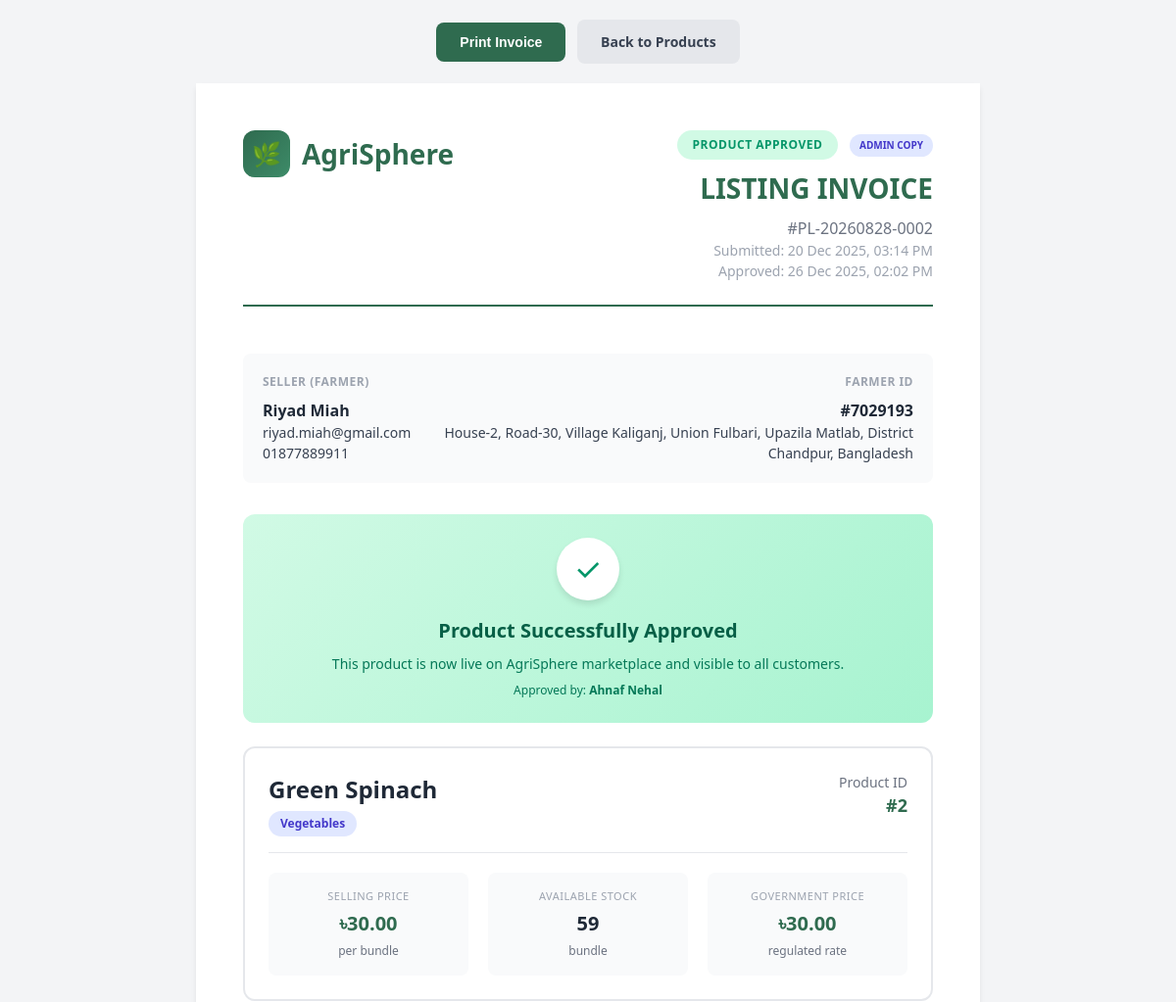
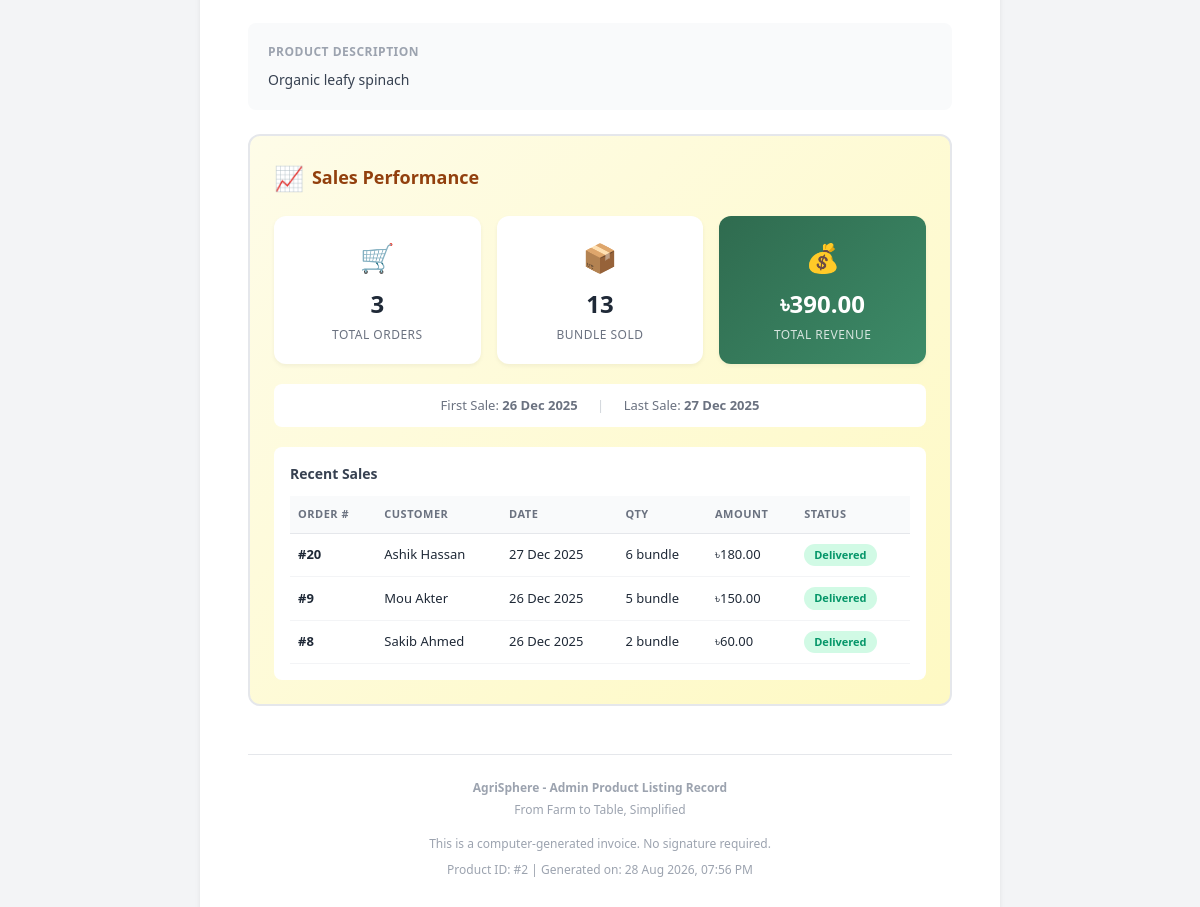
Screenshot of /admin/product_invoice.php?id=2 (signed in) with the database file from the repository (2 pictures, top to bottom).
### tables this page shows
CREATE TABLE `order_items` (
  `order_item_id` int(11) NOT NULL AUTO_INCREMENT,
  `order_id` int(11) NOT NULL,
  `product_id` int(11) NOT NULL,
  `quantity` int(11) NOT NULL,
  `price_per_unit` decimal(10,2) DEFAULT NULL,
  PRIMARY KEY (`order_item_id`),
  KEY `fk_orderitem_order` (`order_id`),
  KEY `fk_orderitem_product` (`product_id`),
  CONSTRAINT `fk_orderitem_order` FOREIGN KEY (`order_id`) REFERENCES `customer_order` (`order_id`) ON DELETE CASCADE ON UPDATE CASCADE,
  CONSTRAINT `fk_orderitem_product` FOREIGN KEY (`product_id`) REFERENCES `farm_product` (`product_id`) ON UPDATE CASCADE
);

CREATE TABLE `customer_order` (
  `order_id` int(11) NOT NULL AUTO_INCREMENT,
  `customer_id` int(11) NOT NULL,
  `total_amount` decimal(10,2) DEFAULT NULL,
  `order_date` datetime NOT NULL,
  `status` varchar(50) DEFAULT NULL,
  `processed_at` datetime DEFAULT NULL,
  `shipped_at` datetime DEFAULT NULL,
  `delivered_at` datetime DEFAULT NULL,
  `cancelled_at` datetime DEFAULT NULL,
  `updated_by` int(11) DEFAULT NULL,
  PRIMARY KEY (`order_id`),
  KEY `fk_order_customer` (`customer_id`),
  CONSTRAINT `fk_order_customer` FOREIGN KEY (`customer_id`) REFERENCES `customer` (`customer_id`) ON DELETE CASCADE ON UPDATE CASCADE
);

### includes/functions.php (called while the page is built, shortened)
<?php
function sanitize($input) {
    return htmlspecialchars(strip_tags(trim((string)($input ?? ''))), ENT_QUOTES, 'UTF-8');
}
function formatCurrency($amount) {
    return CURRENCY . number_format($amount, 2);
}
function formatDate($date, $format = 'd M Y') {
    return date($format, strtotime($date));
}

### admin/product_invoice.php (the view, shortened to what this page needs)
<?php
require_once __DIR__ . '/../includes/db.php';
require_once __DIR__ . '/../includes/functions.php';
$productId = (int)($_GET['id'] ?? 0);
$stmt = $conn->prepare("
    SELECT fp.*, c.category_name,
           COALESCE(fi.quantity_available, 0) as stock_quantity,
           gp.price_per_unit as govt_price,
           u.First_name, u.Last_name, u.Email, u.Phone,
           f.address as farmer_address,
           CONCAT(approver.First_name, ' ', approver.Last_name) as approved_by_name
    FROM farm_product fp
    JOIN category c ON fp.category_id = c.category_id
    JOIN user u ON fp.farmer_id = u.User_id
    LEFT JOIN farmer f ON fp.farmer_id = f.farmer_id
    LEFT JOIN farm_inventory fi ON fp.product_id = fi.product_id
    LEFT JOIN government_prices gp ON LOWER(fp.product_name) = LOWER(gp.product_name)
    LEFT JOIN user approver ON fp.approved_by = approver.User_id
    WHERE fp.product_id = ? AND fp.status = 'approved'
");
$stmt->bind_param("i", $productId);
$stmt->execute();
$product = $stmt->get_result()->fetch_assoc();
$invoiceNumber = 'PL-' . date('Ymd') . '-' . str_pad($productId, 4, '0', STR_PAD_LEFT);
$submittedAt = $product['submitted_at'] ?? $product['created_at'] ?? date('Y-m-d H:i:s');
$approvedAt = $product['approved_at'] ?? $product['updated_at'] ?? date('Y-m-d H:i:s');
$approvedByName = $product['approved_by_name'] ?? 'System Admin';
$salesStmt = $conn->prepare("
    SELECT
        COUNT(DISTINCT oi.order_id) as total_orders,
        COALESCE(SUM(oi.quantity), 0) as total_quantity_sold,
        COALESCE(SUM(oi.quantity * oi.price_per_unit), 0) as total_revenue,
        MIN(co.order_date) as first_sale_date,
        MAX(co.order_date) as last_sale_date
    FROM order_items oi
    JOIN customer_order co ON oi.order_id = co.order_id
    WHERE oi.product_id = ? AND co.status != 'Cancelled'
");
$salesStmt->bind_param("i", $productId);
$salesStmt->execute();
$salesData = $salesStmt->get_result()->fetch_assoc();
$totalOrders = $salesData['total_orders'] ?? 0;
$totalQuantitySold = $salesData['total_quantity_sold'] ?? 0;
$totalRevenue = $salesData['total_revenue'] ?? 0;
$firstSaleDate = $salesData['first_sale_date'];
$lastSaleDate = $salesData['last_sale_date'];
$recentSalesStmt = $conn->prepare("
    SELECT oi.*, co.order_date, co.status,
           CONCAT(u.First_name, ' ', u.Last_name) as customer_name
    FROM order_items oi
    JOIN customer_order co ON oi.order_id = co.order_id
    JOIN user u ON co.customer_id = u.User_id
    WHERE oi.product_id = ?
    ORDER BY co.order_date DESC
    LIMIT 5
");
$recentSalesStmt->bind_param("i", $productId);
$recentSalesStmt->execute();
$recentSales = $recentSalesStmt->get_result()->fetch_all(MYSQLI_ASSOC);
?>
<!DOCTYPE html>
<html lang="en">
<head>
</head>
<body>
    <div class="actions">
        <button class="btn btn-primary" onclick="window.print()">
            Print Invoice
        </button>
        <a href="products.php" class="btn btn-secondary">
            Back to Products
        </a>
    </div>
    <div class="invoice">
        <div class="header">
            <div class="logo">
                <div class="logo-icon">
                    <span>&#127807;</span>
                </div>
                <span class="logo-text">AgriSphere</span>
            </div>
            <div class="invoice-info">
                <div class="invoice-badge">Product Approved</div>
                <span class="admin-badge">Admin Copy</span>
                <div class="invoice-title">LISTING INVOICE</div>
                <div class="invoice-number">#<?php echo $invoiceNumber; ?></div>
                <div class="invoice-date">Submitted: <?php echo formatDate($submittedAt, 'd M Y, h:i A'); ?></div>
                <div class="invoice-date">Approved: <?php echo formatDate($approvedAt, 'd M Y, h:i A'); ?></div>
            </div>
        </div>
        <div class="farmer-info">
            <div>
                <h4>Seller (Farmer)</h4>
                <p><strong><?php echo sanitize($product['First_name'] . ' ' . $product['Last_name']); ?></strong></p>
                <p><?php echo sanitize($product['Email']); ?></p>
                <p><?php echo sanitize($product['Phone'] ?? ''); ?></p>
            </div>
            <div style="text-align: right;">
                <h4>Farmer ID</h4>
                <p><strong>#<?php echo $product['farmer_id']; ?></strong></p>
                <p><?php echo nl2br(sanitize($product['farmer_address'] ?? '')); ?></p>
            </div>
        </div>
        <div class="approval-section">
            <div class="approval-icon">&#10003;</div>
            <div class="approval-title">Product Successfully Approved</div>
            <div class="approval-text">This product is now live on AgriSphere marketplace and visible to all customers.</div>
            <div class="approval-text" style="margin-top: 8px; font-size: 12px;">Approved by: <strong><?php echo sanitize($approvedByName); ?></strong></div>
        </div>
        <div class="product-card">
            <div class="product-header">
                <div>
                    <div class="product-name"><?php echo sanitize($product['product_name']); ?></div>
                    <span class="product-category"><?php echo sanitize($product['category_name']); ?></span>
                </div>
                <div class="product-id">
                    Product ID<br>
                    <strong>#<?php echo $product['product_id']; ?></strong>
                </div>
            </div>
            <?php
            $standardPrice = $product['govt_price'] ?? $product['price_per_unit'];
            ?>
            <div class="product-details">
                <div class="detail-box">
                    <div class="detail-label">Selling Price</div>
                    <div class="detail-value price"><?php echo formatCurrency($standardPrice); ?></div>
                    <div class="detail-sub">per <?php echo sanitize($product['unit']); ?></div>
                </div>
                <div class="detail-box">
                    <div class="detail-label">Available Stock</div>
                    <div class="detail-value"><?php echo number_format($product['stock_quantity']); ?></div>
                    <div class="detail-sub"><?php echo sanitize($product['unit']); ?></div>
                </div>
                <div class="detail-box">
                    <div class="detail-label">Government Price</div>
                    <div class="detail-value price"><?php echo formatCurrency($standardPrice); ?></div>
                    <div class="detail-sub">regulated rate</div>
                </div>
            </div>
        </div>
        <?php if ($product['description']): ?>
        <div class="description-section">
            <h4>Product Description</h4>
            <p><?php echo nl2br(sanitize($product['description'])); ?></p>
        </div>
        <?php endif; ?>
        <div class="sales-section">
            <div class="sales-header">
                <h3><span class="sales-icon">&#128200;</span> Sales Performance</h3>
            </div>
            <div class="sales-stats">
                <div class="sales-stat-box">
                    <div class="sales-stat-icon orders">&#128722;</div>
                    <div class="sales-stat-value"><?php echo number_format($totalOrders); ?></div>
                    <div class="sales-stat-label">Total Orders</div>
                </div>
                <div class="sales-stat-box">
                    <div class="sales-stat-icon quantity">&#128230;</div>
                    <div class="sales-stat-value"><?php echo number_format($totalQuantitySold); ?></div>
                    <div class="sales-stat-label"><?php echo sanitize($product['unit']); ?> Sold</div>
                </div>
                <div class="sales-stat-box highlight">
                    <div class="sales-stat-icon revenue">&#128176;</div>
                    <div class="sales-stat-value"><?php echo formatCurrency($totalRevenue); ?></div>
                    <div class="sales-stat-label">Total Revenue</div>
                </div>
            </div>
            <?php if ($totalOrders > 0): ?>
            <div class="sales-period">
                <span>First Sale: <strong><?php echo formatDate($firstSaleDate, 'd M Y'); ?></strong></span>
                <span class="separator">|</span>
                <span>Last Sale: <strong><?php echo formatDate($lastSaleDate, 'd M Y'); ?></strong></span>
            </div>
            <?php endif; ?>
            <?php if (!empty($recentSales)): ?>
            <div class="recent-sales">
                <h4>Recent Sales</h4>
                <table class="sales-table">
                    <thead>
                        <tr>
                            <th>Order #</th>
                            <th>Customer</th>
                            <th>Date</th>
                            <th>Qty</th>
                            <th>Amount</th>
                            <th>Status</th>
                        </tr>
                    </thead>
                    <tbody>
                        <?php foreach ($recentSales as $sale): ?>
                        <tr>
                            <td><strong>#<?php echo $sale['order_id']; ?></strong></td>
                            <td><?php echo sanitize($sale['customer_name']); ?></td>
                            <td><?php echo formatDate($sale['order_date'], 'd M Y'); ?></td>
                            <td><?php echo $sale['quantity']; ?> <?php echo sanitize($product['unit']); ?></td>
                            <td><?php echo formatCurrency($sale['quantity'] * $sale['price_per_unit']); ?></td>
                            <td>
                                <span class="status-pill <?php echo strtolower($sale['status']); ?>">
                                    <?php echo $sale['status']; ?>
                                </span>
                            </td>
                        </tr>
                        <?php endforeach; ?>
                    </tbody>
                </table>
            </div>
            <?php endif; ?>
        </div>
        <div class="footer">
            <p><strong>AgriSphere - Admin Product Listing Record</strong></p>
            <p>From Farm to Table, Simplified</p>
            <p style="margin-top: 16px;">This is a computer-generated invoice. No signature required.</p>
            <p style="margin-top: 8px;">Product ID: #<?php echo $productId; ?> | Generated on: <?php echo date('d M Y, h:i A'); ?></p>
        </div>
    </div>
</body>
</html>

### rows the page displays
order_items: order "20", customer_name "Ashik Hassan", order.order_date "27 Dec 2025", quantity "6", unit "bundle", formatCurrency($sale['quantity'] * $sale['price_per_unit']) "৳180.00", order.status "Delivered"
order_items: order "9", customer_name "Mou Akter", order.order_date "26 Dec 2025", quantity "5", unit "bundle", formatCurrency($sale['quantity'] * $sale['price_per_unit']) "৳150.00", order.status "Delivered"
order_items: order "8", customer_name "Sakib Ahmed", order.order_date "26 Dec 2025", quantity "2", unit "bundle", formatCurrency($sale['quantity'] * $sale['price_per_unit']) "৳60.00", order.status "Delivered"

### other values shown
$invoiceNumber "PL-20260828-0002"
$product['First_name'] . ' ' . $product['Last_name'] "Riyad Miah"
$product['Email'] "riyad.miah@gmail.com"
$product['Phone'] "01877889911"
$product['farmer_id'] "7029193"
$product['farmer_address'] "House-2, Road-30, Village Kaliganj, Union Fulbari, Upazila Matlab, District Chandpur, Bangladesh"
$approvedByName "Ahnaf Nehal"
$product['product_name'] "Green Spinach"
$product['category_name'] "Vegetables"
$product['product_id'] "2"
formatCurrency($standardPrice) "৳30.00"
$product['unit'] "bundle"
$product['stock_quantity'] "59"
$product['description'] "Organic leafy spinach"
$totalOrders "3"
